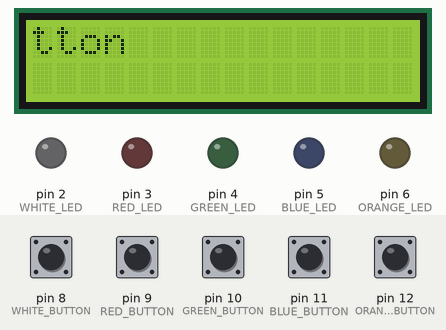
Simulated run of this sketch. Board: Arduino Uno, built with avr-gcc and run on an emulated ATmega328P. Shown: 16×2 character LCD, output pins drawn as LEDs (lit = HIGH). Dashed ring = blinking. Inputs (shaded band) come from the test bench; at power-on: pin 8 (WHITE_BUTTON), pin 9 (RED_BUTTON), pin 10 (GREEN_BUTTON), pin 11 (BLUE_BUTTON), pin 12 (ORANGE_BUTTON) HIGH. Random numbers use the default seed unless the sketch sets one.

Above: at 1.2 s.
1.3 s: pin 8 (WHITE_BUTTON) pulled LOW for 0.15 s
At 4.1 s:
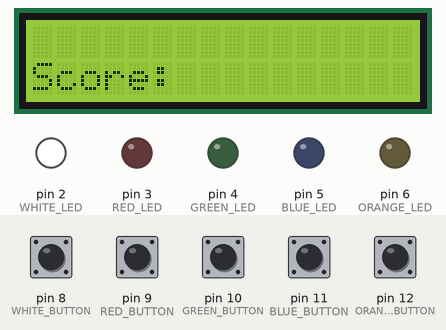
4.4 s: pin 9 (RED_BUTTON) pulled LOW for 0.15 s
At 5.4 s:
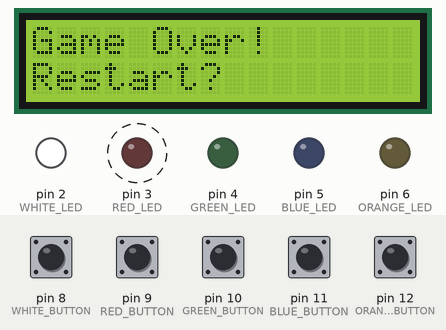
7.5 s: pin 8 (WHITE_BUTTON) pulled LOW for 1 s
At 8.3 s:
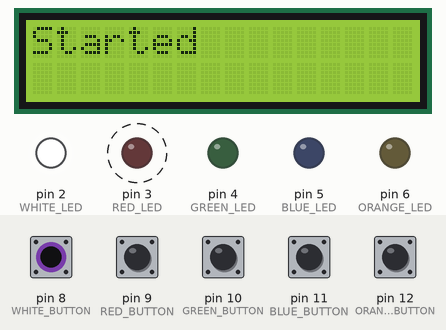
10.9 s: pin 10 (GREEN_BUTTON) pulled LOW for 0.15 s
At 11.35 s:
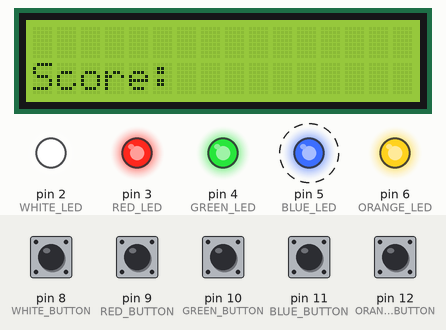
14.5 s: pin 11 (BLUE_BUTTON) pulled LOW for 0.15 s
At 14.66 s:
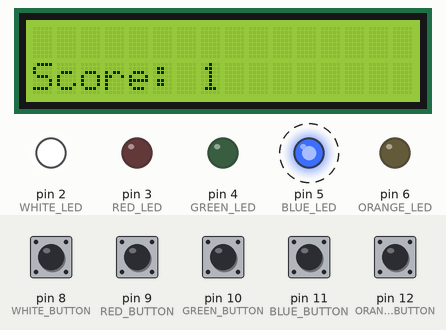
Timing chart, 0 to 18.6 s (numbered marks = the images above; inputs shaded):
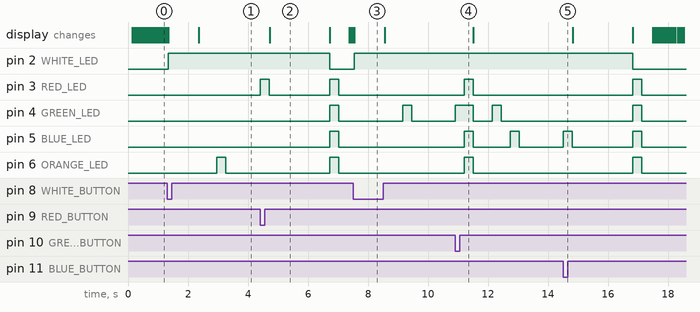

The sketch:

saimon_says.ino
```cpp
#include <LiquidCrystal_I2C.h>

// Пины лампочек
#define RED_LED 3
#define GREEN_LED 4
#define BLUE_LED 5
#define ORANGE_LED 6
#define WHITE_LED 2
// Пины кнопок
#define RED_BUTTON 9
#define GREEN_BUTTON 10
#define BLUE_BUTTON 11
#define ORANGE_BUTTON 12
#define WHITE_BUTTON 8
// максимальная последовательность цветов
const int SEQ_LEN = 50;
// скорость переключения лампочек в мс
const int GAME_SPEED = 300;
// один из статусов игры (по умолчанию - ожидание запуска)
int STATUS = 0;
// шаг игры (кол-во лампочек)
int GAME_STEP = 0;
// случайная последовательность лампочек
int SEQ[SEQ_LEN];
// текущий шаг игры
int CURR_STEP = 0;
// Подключение дисплея
LiquidCrystal_I2C LCD(0x27,16,2);


void setup() {
  Serial.begin(9600);
  // Настройка пинов лампочек на выход
  pinMode(RED_LED, OUTPUT);
  pinMode(GREEN_LED, OUTPUT);
  pinMode(BLUE_LED, OUTPUT);
  pinMode(ORANGE_LED, OUTPUT);
  pinMode(WHITE_LED, OUTPUT);
  // Настройка пинов кнопок НА считывание входных сигналов
  pinMode(RED_BUTTON, INPUT_PULLUP);
  pinMode(GREEN_BUTTON, INPUT_PULLUP);
  pinMode(BLUE_BUTTON, INPUT_PULLUP);
  pinMode(ORANGE_BUTTON, INPUT_PULLUP);
  pinMode(WHITE_BUTTON, INPUT_PULLUP);
  // Настройка дисплея
  LCD.init();
  LCD.backlight();
}


void loop() {
	switch(STATUS){
		case 0:
      		// Ожидания запуска игры
			wait();
			break;
    	case 1:
      		// Генерация и показ последовательности
			show_seq();
			break;
      	case 2:
      		// Ожидание и ввод ответа
			wait_for_answer();
			break;
    }
}


void wait () {
  	// Функция ожидания запуска игры по нажатию белой кнопки
	int start = -1;
	while(start == -1) {
    	LCD.setCursor(0, 0);
  		LCD.print("To start push right button");
        for (int i = 0; i < 16; i++) {
          if(digitalRead(WHITE_BUTTON) == LOW) {
            LCD.clear();
            break;
          }
          LCD.scrollDisplayLeft();
          delay(50);
  		}
    	if(digitalRead(WHITE_BUTTON) == LOW) {
      		start = 0;
          	digitalWrite(WHITE_LED, HIGH);
          	LCD.clear();
          	LCD.setCursor(0, 0);
          	LCD.print("Started");
          	delay(1000);
          	LCD.clear();
          	LCD.setCursor(0, 1);
            LCD.print("Score: ");
          	STATUS = 1;
        }
    }
}

void show_seq() {
  	// Функция генерации и показа случайной последовательности
  	delay(GAME_SPEED);
	for (int i = 0; i < GAME_STEP + 1; i++){
    	SEQ[i] = random(4) + 1;
      	delay(GAME_SPEED);
      	showLED(SEQ[i]);
      	delay(GAME_SPEED);
      	clearLED();
    }
  	STATUS = 2;
}

void wait_for_answer() {
  // Функция ожидания ввода последовательности пользователем
  int buttonValue = readButton();
  // Если пользователь пока не нажал ни на одну из кнопок
  if (buttonValue != 0) {
    // Если пользователь не нажал на белую кнопку
    if (buttonValue != 5) {
      	showLED(buttonValue);
      	delay(GAME_SPEED);
    	clearLED();
      	// Если пользователь нажал на правильную кнопку
      	if (buttonValue == SEQ[CURR_STEP]){
          	// Если последовательность окончена
            if (CURR_STEP == GAME_STEP) {
				GAME_STEP++;
              	CURR_STEP = 0;
              	showAllLED();
              	delay(GAME_SPEED);
              	clearLED();
              	LCD.setCursor(0, 1);
              	LCD.print("Score: ");
              	LCD.print(GAME_STEP);
              	STATUS = 1;
            }
          	// Переход к следующему шагу в массиве, если угадал предыдущий
          	else {
        		CURR_STEP++;
          	}
      	}
      	// Если допустил ошибку, то конец игры
      	else {
        	STATUS = 0;
          	restart_game();
      	}
      delay(10);
    }
    // Если пользователь нажал на белую кнопку, перезапуск игры
    else {
      restart_game();
    }
    delay(10);
  }
  delay(10);
}

void showLED(int id) {
  // Функция отображения одной из 4 лампочек
  switch(id) {
    case 1:
      digitalWrite(RED_LED, HIGH);
      break;
    case 2:
      digitalWrite(GREEN_LED, HIGH);
      break;
    case 3:
      digitalWrite(BLUE_LED, HIGH);
      break;
    case 4:
      digitalWrite(ORANGE_LED, HIGH);
      break;
  }
}

void clearLED() {
  // Функция выключения всех лампочек после показа одной
  digitalWrite(RED_LED, LOW);
  digitalWrite(GREEN_LED, LOW);
  digitalWrite(BLUE_LED, LOW);
  digitalWrite(ORANGE_LED, LOW);
}

void showAllLED() {
  // Функция включения всех лампочек после правильной последовательности
  digitalWrite(RED_LED, HIGH);
  digitalWrite(GREEN_LED, HIGH);
  digitalWrite(BLUE_LED, HIGH);
  digitalWrite(ORANGE_LED, HIGH);
}


int readButton() {
  if (digitalRead(RED_BUTTON) == 0) return 1;
  else if (digitalRead(GREEN_BUTTON) == 0) return 2;
  else if (digitalRead(BLUE_BUTTON) == 0) return 3;
  else if (digitalRead(ORANGE_BUTTON) == 0) return 4;
  else if (digitalRead(WHITE_BUTTON) == 0) return 5;
  return 0;
}

void restart_game() {
  LCD.clear();
  LCD.setCursor(0, 0);
  LCD.print("Game Over!");
  LCD.setCursor(0, 1);
  LCD.print("Restart?");
  delay(2000);
  LCD.clear();
  GAME_STEP = 0;
  CURR_STEP = 0;
  digitalWrite(WHITE_LED, LOW);
  showAllLED();
  delay(GAME_SPEED);
  clearLED();
  delay(GAME_SPEED);
  STATUS = 0;
}
```

Measured:
- after the input at 1.3 s, pin 2 (WHITE_LED): LOW → HIGH at once; pin 6 (ORANGE_LED): LOW → HIGH after 1.7 s, → LOW 0.30 s later
- after the input at 4.4 s, pin 2 (WHITE_LED): HIGH → LOW after 2.3 s; pin 3 (RED_LED): alternates HIGH for 0.30 s and LOW for 2.0 s, starting at once; pin 4 (GREEN_LED), pin 5 (BLUE_LED), pin 6 (ORANGE_LED): LOW → HIGH after 2.3 s, → LOW 0.30 s later; the display: changes after 0.32 s (image 2)
- after the input at 7.5 s, pin 2 (WHITE_LED): LOW → HIGH at once; pin 4 (GREEN_LED): LOW → HIGH after 1.7 s, → LOW 0.30 s later
- after the input at 10.9 s, pin 3 (RED_LED), pin 6 (ORANGE_LED): LOW → HIGH after 0.30 s, → LOW 0.30 s later; pin 4 (GREEN_LED): LOW → HIGH at once, → LOW 0.60 s later, → HIGH 0.64 s later, → LOW 0.30 s later; pin 5 (BLUE_LED): alternates HIGH for 0.30 s and LOW for 1.2 s, starting after 0.30 s
- after the input at 14.5 s, pin 2 (WHITE_LED): HIGH → LOW after 2.3 s; pin 3 (RED_LED), pin 4 (GREEN_LED), pin 6 (ORANGE_LED): LOW → HIGH after 2.3 s, → LOW 0.30 s later; pin 5 (BLUE_LED): alternates HIGH for 0.30 s and LOW for 2.0 s, starting at once
- what the display in image 2 shows lasts 2.0 s, from 4.7 s to 6.7 s
